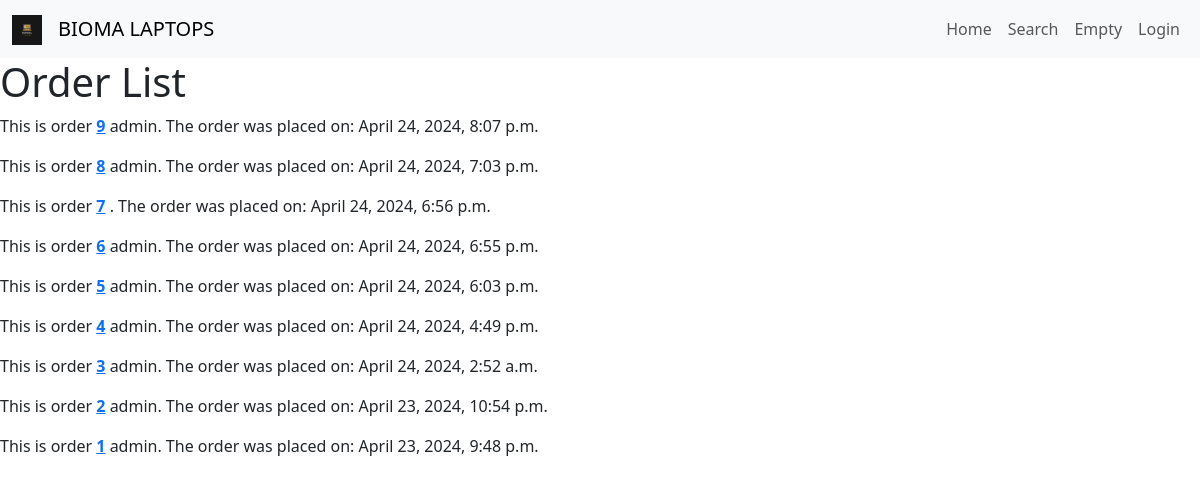
/orders_list/, run on the app's committed database.
### shop/models.py (models this page shows, shortened)
class Order(models.Model):
    customer = models.ForeignKey(Customer, on_delete=models.CASCADE, null=True, blank=True)
    first_name = models.CharField(max_length=50)
    last_name = models.CharField(max_length=50)
    email = models.EmailField()
    address = models.CharField(max_length=250)
    postal_code = models.CharField(max_length=20)
    city = models.CharField(max_length=100)
    created = models.DateTimeField(auto_now_add=True)
    updated = models.DateTimeField(auto_now=True)
    paid = models.BooleanField(default=False)
    class Meta:
        ordering = ('-created',)

class Customer(models.Model):
    user = models.OneToOneField(User, on_delete=models.CASCADE, primary_key=True)
    address = models.TextField()
    created_date = models.DateTimeField(auto_now_add=True)
    class Meta:
        db_table = 'customer'

### shop/views/orders.py (the view)
# urls.py: path('orders_list/', orders.orders_list, name='order_list'),
def orders_list(request):
    try:
        orders = Order.objects.all()
        return render(request, 'orders/list.html', {'orders' : orders})
    except Exception as e:
        return HttpResponse("Error: {}".format(str(e)), status=500)

### shop/cart.py (called while the page is built)
    def __len__(self):
        return sum(item['quantity'] for item in self.cart.values())

### shop/context_processors.py (called while the page is built)
def cart(request):
    return {'cart': Cart(request)}

### shop/templates/orders/list.html (shortened to what this page needs)
{% extends 'base.html' %}
{% block content %}
    <h1>Order List</h1>
    {% for order in orders %}
        <p>This is order <b><a href="{% url 'orders_detail' id=order.id %}">{{ order.id }}</a></b>
        {{ order.customer.user }}. The order was placed on: {{ order.created }} </p>
    {% endfor %}
{% endblock %}

### shop/templates/base.html (shortened to what this page needs)
{% load static %}
<!DOCTYPE html>
<html>
    <head>
        <link href="https://cdn.jsdelivr.net/npm/bootstrap@5.3.0-alpha3/dist/css/bootstrap.min.css" rel="stylesheet">
    </head>
    </head>
    <body>
        {% include 'navbar.html' %}
        <div id="content">
            {% block content %}
            {% endblock %}
        </div>
    </body>
</html>

### shop/templates/navbar.html (shortened to what this page needs)
{% load static %}
<nav class="navbar navbar-expand-lg navbar-light bg-light">
  <div class="container-fluid">
    <a class="navbar-brand" href="/">
      <img src="{% static 'bomia.png' %}" alt="Logo" height="30">
    </a>
    <a class="navbar-brand" href="/">BIOMA LAPTOPS</a>
    <div class="collapse navbar-collapse" id="navbarNav">
      <ul class="navbar-nav ms-auto">
        {% if user.is_staff %}
          <li class="nav-item">
            <a class="nav-link" href="{% url 'dashboard' %}">Dashboard</a>
          </li>
          <li class="nav-item">
            <a class="nav-link" href="{% url 'customer_list' %}">Customers</a>
          </li>
          <li class="nav-item">
            <a class="nav-link" href="{% url 'order_list' %}">Orders</a>
          </li>
        {% else %}
          <li class="nav-item">
            <a class="nav-link" href="{% url 'product_list' %}">Home</a>
          </li>
          <li class="nav-item">
            <a class="nav-link" href="{% url 'product_search' %}">Search</a>
          </li>
          <li class="nav-item">
            <a class="nav-link" href="{% url 'cart_detail' %}">
              {% with total_items=cart|length %}
              {% if cart|length > 0 %}
              {{ total_items }} item{{ total_items|pluralize }}
              {% else %}
              Empty
              {% endif %}
              {% endwith %}
            </a>
          </li>
        {% endif %}
        <li class="nav-item">
          {% if request.user.is_authenticated %}
          <a class="nav-link" href="{% url 'logout' %}">Logout</a>
          {% else %}
          <a class="nav-link" href="{% url 'login' %}">Login</a>
          {% endif %}
        </li>
      </ul>
    </div>
  </div>
</nav>

### data on the page
Order: id "9", customer.user "admin", created "April 24, 2024, 8:07 p.m."
Order: id "8", customer.user "admin", created "April 24, 2024, 7:03 p.m."
Order: id "7", created "April 24, 2024, 6:56 p.m."
Order: id "6", customer.user "admin", created "April 24, 2024, 6:55 p.m."
Order: id "5", customer.user "admin", created "April 24, 2024, 6:03 p.m."
Order: id "4", customer.user "admin", created "April 24, 2024, 4:49 p.m."
Order: id "3", customer.user "admin", created "April 24, 2024, 2:52 a.m."
Order: id "2", customer.user "admin", created "April 23, 2024, 10:54 p.m."
Order: id "1", customer.user "admin", created "April 23, 2024, 9:48 p.m."
